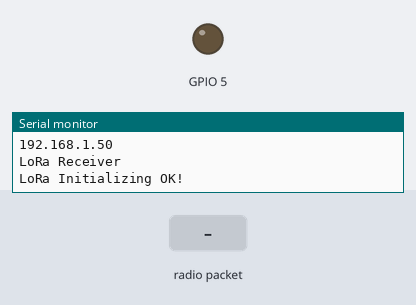
Simulated run of this sketch. Board: ESP32. Parts: output pins drawn as LEDs (lit = HIGH), the last lines printed to the serial monitor. Dashed ring = blinking. Inputs (shaded band) come from the test bench. WiFi joins after 1.5 s; servers stay silent unless stated; no radio packets arrive unless stated; no MQTT or app messages arrive unless stated.

Above: at 2.7 s.
2.8 s: radio packet "5" arrives
At 3.95 s:
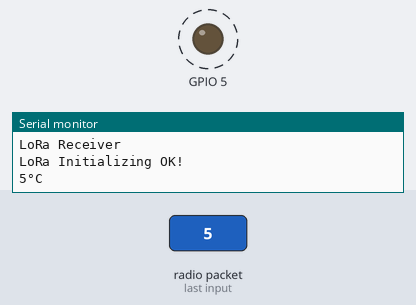
Timing chart, 0 to 5.8 s (numbered marks = the images above; inputs shaded):
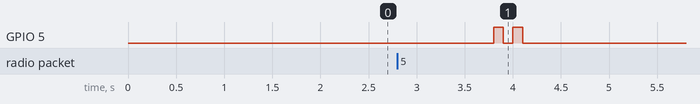

The sketch:

Mappi32_SHT35_Lora_Receiver.ino
```cpp
#include <PubSubClient.h>
#include <SPI.h>
#include <LoRa.h>
#include <WiFi.h>
//define the pins used by the transceiver module
#define ss 15
#define rst 0
#define dio0 27

String tempStr;
String rssiStr;

WiFiClient ubidots;
PubSubClient client(ubidots);

#define WIFISSID "SSID" // Nama Hotspot / WiFi
#define PASSWORD "PASSWORD" // Password WiFi
#define TOKEN "XXXX-xxxxxxxxxxxxxxxxxxxxxxxxxxxxxx"   // Ubidots TOKEN
#define MQTT_CLIENT_NAME "xyz" //mqtt client name / Device name/ custom
#define DEVICE_LABEL "XYZ" // Api Label / Device Label in Ubidots

#define VARIABLE_LABEL_1 "rssi" // Nama Variabel 1
#define VARIABLE_LABEL_2 "temperature" // Nama Variabel 2

char mqttBroker[]  = "industrial.api.ubidots.com";
char payload[200];
char topic[150];

char str_val_1[10];
char str_val_2[10];


void callback(char* topic, byte* payload, unsigned int length) {
  Serial.print("Message arrived [");
  Serial.print(topic);
  Serial.print("] ");
  for (int i = 0; i < length; i++) {
    Serial.print((char)payload[i]);
  }
  Serial.println();
}

void reconnect() {
  // Loop until we're reconnected
  while (!client.connected()) {
    Serial.println("Attempting MQTT connection...");

    // Attemp to connect
    if (client.connect(MQTT_CLIENT_NAME, TOKEN, "")) {
      Serial.println("Connected To Ubidots");
    } else {
      Serial.print("Failed, rc=");
      Serial.print(client.state());
      Serial.println(" try again in 2 seconds");
      // Wait 2 seconds before retrying
      delay(2000);
    }
  }
}

void setup() {
  //initialize Serial Monitor
  Serial.begin(115200);
  WiFi.begin(WIFISSID, PASSWORD);

  //connecting to wifi
  Serial.println();
  Serial.print("Wait for WiFi...");

  while (WiFi.status() != WL_CONNECTED) {
    Serial.print(".");
    delay(500);
  }

  Serial.println("");
  Serial.println("WiFi Connected");
  Serial.println("IP address: ");
  Serial.println(WiFi.localIP());
  client.setServer(mqttBroker, 1883);
  client.setCallback(callback);

  pinMode(5, OUTPUT);
  while (!Serial);
  Serial.println("LoRa Receiver");

  //setup LoRa transceiver module
  SPI.begin(14, 12, 13, 15);
  LoRa.setPins(ss, rst, dio0);

  //replace the LoRa.begin(---E-) argument with your location's frequency
  //433E6 for Asia
  //866E6 for Europe
  //915E6 for North America
  while (!LoRa.begin(921E6)) {
    Serial.println(".");
    delay(500);
  }
  // Change sync word (0xF3) to match the receiver
  // The sync word assures you don't get LoRa messages from other LoRa transceivers
  // ranges from 0-0xFF
  LoRa.setSyncWord(0xF3);
  Serial.println("LoRa Initializing OK!");
}

void loop() {
  // try to parse packet
  int packetSize = LoRa.parsePacket();
  if (packetSize) {
    // received a packet
    while (LoRa.available()) {
      String tempStrs = LoRa.readString();
      tempStr = tempStrs.toInt();
      Serial.print(tempStr);
      Serial.print("°C");
      Serial.print("\n");
      digitalWrite(5, HIGH);
      delay(100);
      digitalWrite(5, LOW);
      delay(100);
      digitalWrite(5, HIGH);
      delay(100);
      digitalWrite(5, LOW);
      sendUbidots();
    }
  }
}

void sendUbidots() {
  if (!client.connected()) {
    reconnect();
  }

  //    read rssi / signal
  Serial.print("RSSI: ");
  rssiStr = LoRa.packetRssi();
  Serial.print(rssiStr);
  Serial.print(" dBm"); Serial.print("\n");

  //Send to Ubidots
  tempStr.toCharArray(str_val_2, tempStr.length() + 1);
  rssiStr.toCharArray(str_val_1, rssiStr.length() + 1);

  sprintf(topic, "%s", ""); // Cleans the topic content
  sprintf(topic, "%s%s", "/v1.6/devices/", DEVICE_LABEL);

  sprintf(payload, "%s", ""); // Cleans the payload content
  sprintf(payload, "{\"%s\":", VARIABLE_LABEL_1); // Adds the variable label
  sprintf(payload, "%s {\"value\": %s}", payload, str_val_1); // Adds the value
  sprintf(payload, "%s, \"%s\":", payload, VARIABLE_LABEL_2); // Adds the variable label
  sprintf(payload, "%s {\"value\": %s}", payload, str_val_2); // Adds the value
  sprintf(payload, "%s}", payload); // Closes the dictionary brackets

  Serial.println("Data terkirim ke Ubidots\n------------------------------\n");
  client.publish(topic, payload);
  client.loop();
  delay(1000);

}
```

Measured:
- after the input at 2.8 s, GPIO 5: alternates HIGH for 0.10 s and LOW for 0.10 s, 4 changes in all, then stays LOW, starting after 1.0 s
